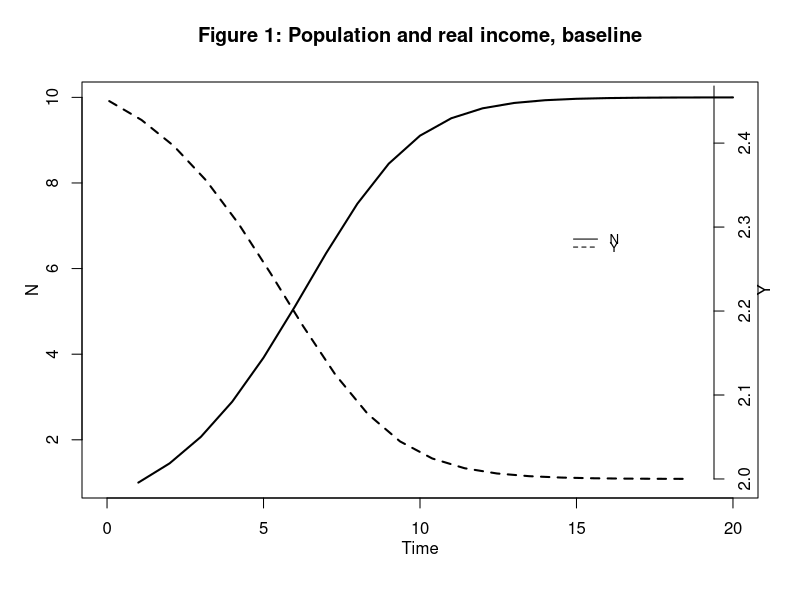
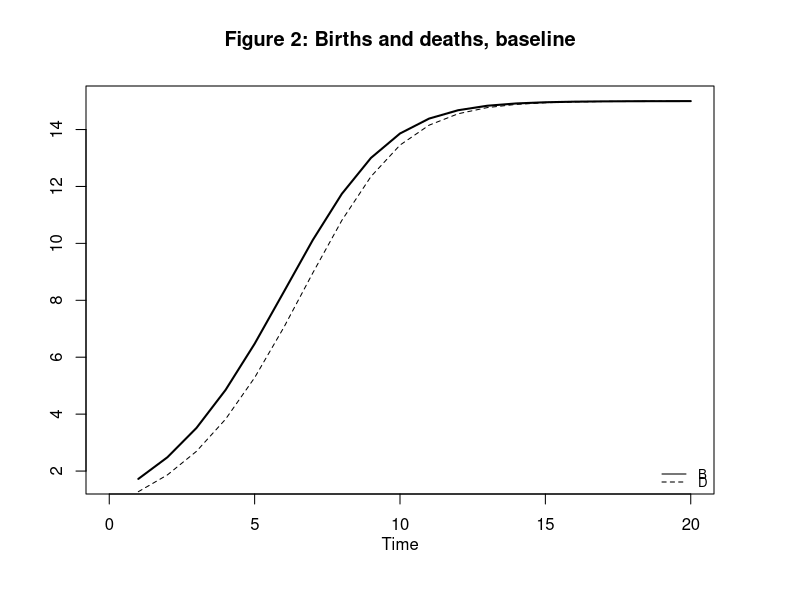
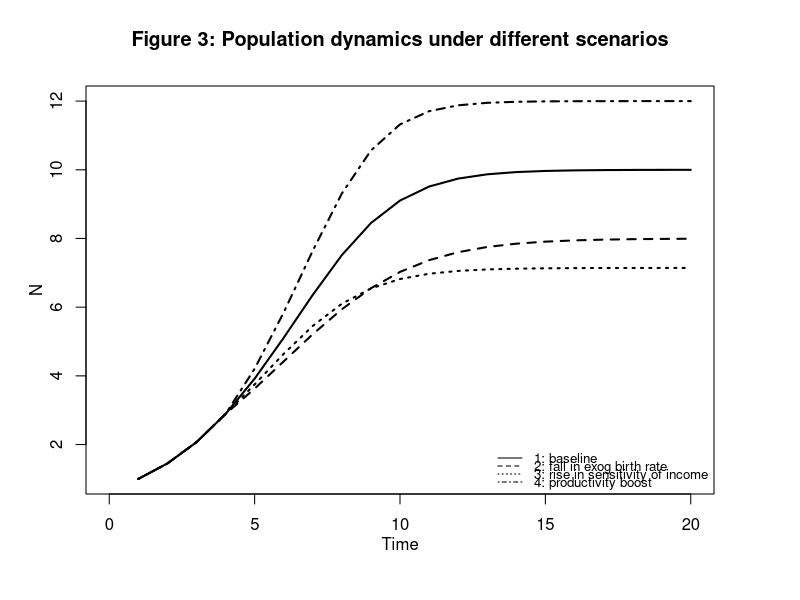
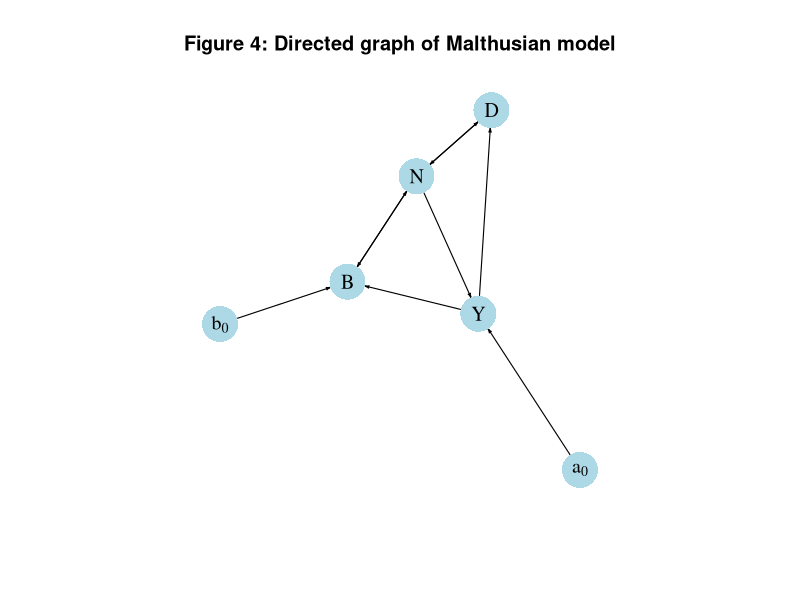

The R script that drew these images, in order:
## ---- chunk 1
# Clear the environment
rm(list=ls(all=TRUE))

# Set number of periods
T=100

# Set number of scenarios (including baseline)
S=4

# Set period in which shock/shift will occur
s=5

# Create (S x T)-matrices that will contain the simulated data
N=matrix(data=0,nrow=S,ncol=T) # population
Y=matrix(data=0,nrow=S,ncol=T) # real income
B=matrix(data=0,nrow=S,ncol=T) # births
D=matrix(data=0,nrow=S,ncol=T) # deaths
N_eq=vector(length=S)          # equilibrium population
Y_eq=vector(length=S)          # equilibrium real income
B_eq=vector(length=S)          # equilibrium births
D_eq=vector(length=S)          # equilibrium deaths

# Set baseline parameter values
b0=matrix(data=0.5,nrow=S,ncol=T) # Exogenous birth rate
b1=0.5 # Sensitivity of births with respect to real income
d0=2.5 # Exogenous death rate
d1=0.5 # Sensitivity of deaths with respect to real income
a0=matrix(data=2.5,nrow=S,ncol=T) # Exogenous component of real income 
a1=matrix(data=0.05,nrow=S,ncol=T) #Sensitivity of the real income with respect to population

# Set parameter values for different scenarios
for (i in 1:S){  
  for (t in 1:T){
   if (t>=s && i==2){ # scenario 2: reduction in birth rate
    b0[2,t]=0.4
    }
    if (t>=s && i==3){ # scenario 3: increase in sensitivity of real income with respect to population
    a1[3,t]=0.07
   }
   if (t>=s && i==4){ # scenario 4: improvement in productivity
    a0[4,t]=2.6
   }
  }
}
  
# Initialise 
N[,1]=1
Y[,1]=1
B[,1]=1
D[,1]=1

# Simulate the model by looping over T time periods for S different scenarios
for (i in 1:S){  

  for (t in 2:T){
 
    for (iterations in 1:1000){ # run the model 1000-times in each period 
       
      # (1) Population dynamics    
      N[i,t] = N[i,t-1] + B[i,t-1] - D[i,t-1]
      
      # (2) Births
      B[i,t] = (b0[i,t] + b1*Y[i,t])*N[i,t]
      
      # (3) Deaths
      D[i,t] = (d0 - d1*Y[i,t])*N[i,t]  
      
      # (4) Real income
      Y[i,t] = a0[i,t] - a1[i,t]*N[i,t]   
      
    }  # close iterations loop 
  }    # close time loop
}      # close scenario loop

## ---- chunk 2
# Set maximum period for plots
Tmax=20

## Baseline
#Population and real income
plot(N[1, 2:(Tmax+1)],type="l", lwd=2, lty=1, xlim=range(0:(Tmax)), ylab = '', xlab = '')
title(main="Figure 1: Population and real income, baseline",ylab = 'N', xlab = 'Time',cex=0.8, line=2)
par(mar = c(5, 4, 4, 4) + 0.3)
par(new = TRUE)
plot(Y[1, 2:Tmax],type="l", col=1, lwd=2, lty=2, font.main=1,cex.main=1,ylab = '', axes=FALSE,
     xlab = '',ylim = range(Y[1, 2:20]),cex=0.8)
axis(side = 4, at = pretty(range(Y[1, 2:Tmax])))  
mtext("Y", side = 4, line = 2)
legend(15, 2.3, legend=c("N", "Y"),
        lty=1:2, cex=0.8, bty = "n", y.intersp=0.5)

# Births and deaths
plot(B[1, 2:(Tmax+1)],type="l", col=1, lwd=2, lty=1, xlim=range(0:(Tmax)), xlab="", ylab="") 
title(main="Figure 2: Births and deaths, baseline", xlab = 'Time',cex=0.8,line=2)
lines(D[1, 2:Tmax],lty=2)
legend("bottomright", legend=c("B", "D"),
       lty=1:2, cex=0.8, bty = "n", y.intersp=0.5)

## ---- chunk 3
## Population dynamics under different scenarios
plot(N[1, 2:(Tmax+1)],type="l", lwd=2, lty=1, xlim=range(0:(Tmax)), ylim=range(N[4, 2:Tmax]), ylab = '', xlab = '')
title(main="Figure 3: Population dynamics under different scenarios",ylab = 'N', xlab = 'Time',cex=0.8, line=2)
lines(N[2, 2:(Tmax+1)],lty=2, lwd=2)
lines(N[3, 2:(Tmax+1)],lty=3, lwd=2)
lines(N[4, 2:(Tmax+1)],lty=4, lwd=2)
legend("bottomright", legend=c("1: baseline","2: fall in exog birth rate", "3: rise in sensitivity of income",
      "4: productivity boost"), lty=1:4, cex=0.8, bty = "n", y.intersp=0.5)

## ---- chunk 4
## Create directed graph
# Construct auxiliary Jacobian matrix for 6 variables: N, B, D, Y, b0, a0,
# where non-zero elements in regular Jacobian are set to 1 and zero elements are unchanged

M_mat=matrix(c(0,1,1,0,0,0,
              1,0,0,1,1,0,
              1,0,0,1,0,0,
              1,0,0,0,0,1,
              0,0,0,0,0,0,
              0,0,0,0,0,0), 6, 6, byrow=TRUE)

# Create adjacency matrix from transpose of auxiliary Jacobian and add column names
A_mat=t(M_mat)

# Create and plot directed graph from adjacency matrix
library(igraph)
dg= graph_from_adjacency_matrix(A_mat, mode="directed", weighted= NULL)

# Define node labels
V(dg)$name=c("N", "B", "D", "Y", expression(b[0]), expression(a[0]))

# Plot adjacency matrix
plot(dg, main="Figure 4: Directed graph of Malthusian model", vertex.size=20, vertex.color="lightblue", 
     vertex.label.color="black", edge.arrow.size=0.2, edge.width=1.1, edge.size=1.2,
     edge.arrow.width=1, edge.color="black", vertex.label.cex=1.2, 
     vertex.frame.color="NA", margin=-0.05)
## ---- chunk 5
# Calculate analytical equilibrium solutions 
for (i in 1:S){
N_eq[i]=(b0[i,T]-d0+a0[i,T]*(b1+d1))/(a1[i,T]*(b1+d1))
Y_eq[i]=(d0-b0[i,T])/(b1+d1)
B_eq[i]=(b0[i,T] + b1*Y_eq[i])*N_eq[i]
D_eq[i]=(d0 - d1*Y_eq[i])*N_eq[i]
}

# Compare with numerical solutions (here for the example of Y, scenario1)
Y_eq[1]
Y[1,T]

# Check stability condition for all scenarios
for (i in 1:S){
print(abs(1-b0[i,T]+d0-a0[i,T]*(b1+d1)) < 1)
}
